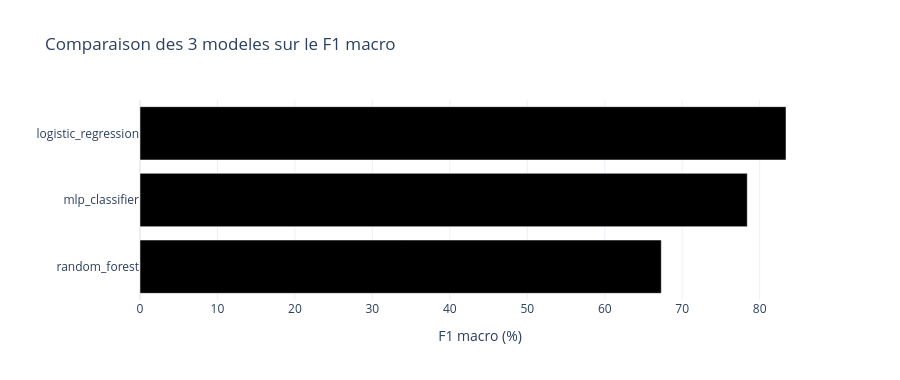

Notebook code cell kept with this figure:
### Code cell
fig = px.bar(
    evaluation_df_rounded.sort_values('test_f1_macro'),
    x='test_f1_macro',
    y='model_name',
    orientation='h',
    title='Comparaison des 3 modeles sur le F1 macro',
)
fig.update_layout(template='plotly_white', height=380, xaxis_title='F1 macro (%)', yaxis_title='')
fig.show()

### Figure 1 — Plotly figure (JSON) as saved in the notebook; plotly's stock layout.template omitted (floating-point values rounded to 4 significant figures)
{"data": [{"hovertemplate": "test_f1_macro=%{x}<br>model_name=%{y}<extra></extra>", "legendgroup": "", "marker": {"color": "#000001", "pattern": {"shape": ""}}, "name": "", "orientation": "h", "showlegend": false, "textposition": "auto", "type": "bar", "x": [67.3, 78.4, 83.4], "xaxis": "x", "y": ["random_forest", "mlp_classifier", "logistic_regression"], "yaxis": "y"}], "layout": {"barmode": "relative", "height": 380, "legend": {"tracegroupgap": 0}, "title": {"text": "Comparaison des 3 modeles sur le F1 macro"}, "xaxis": {"anchor": "y", "domain": [0, 1], "title": {"text": "F1 macro (%)"}}, "yaxis": {"anchor": "x", "domain": [0, 1], "title": {"text": ""}}}}
